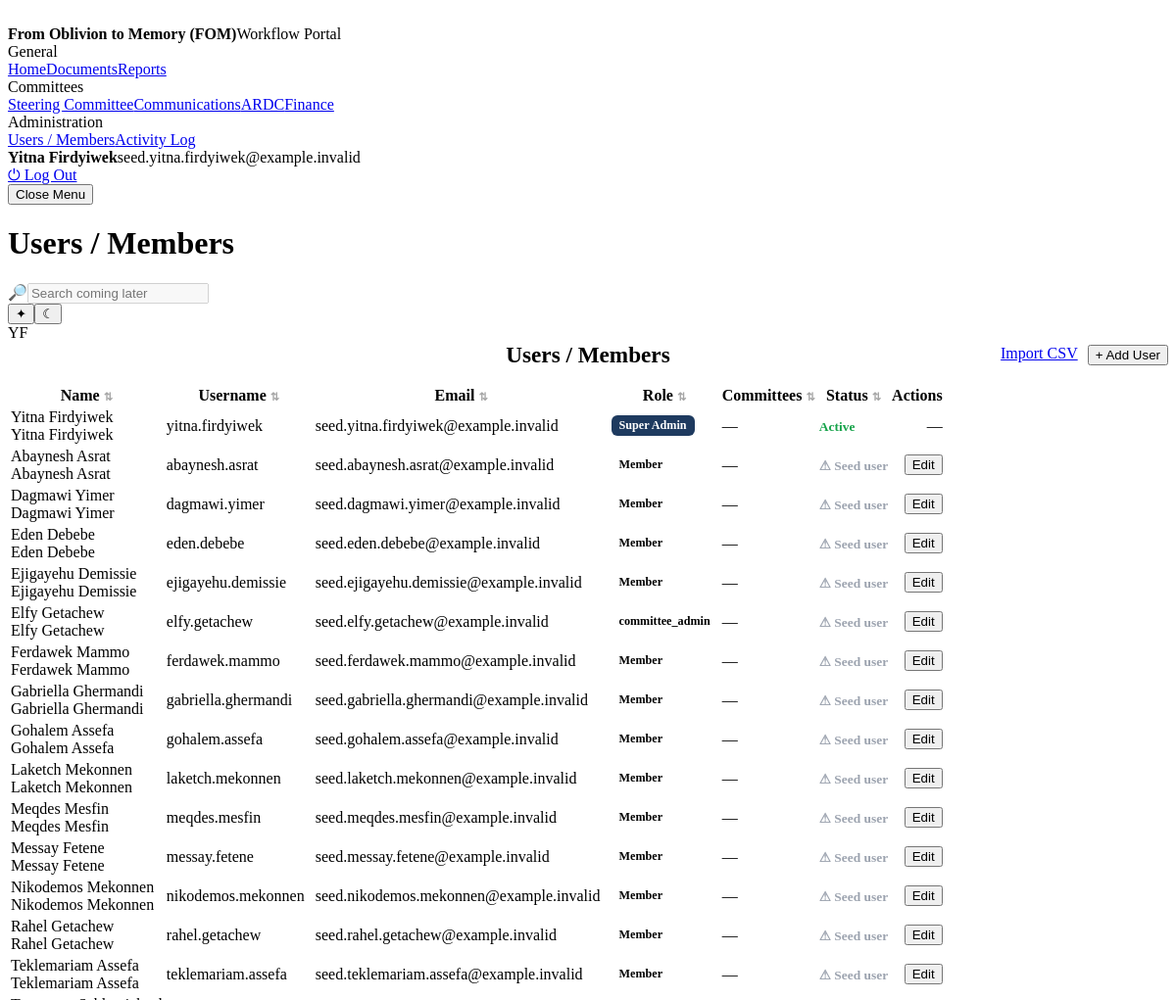
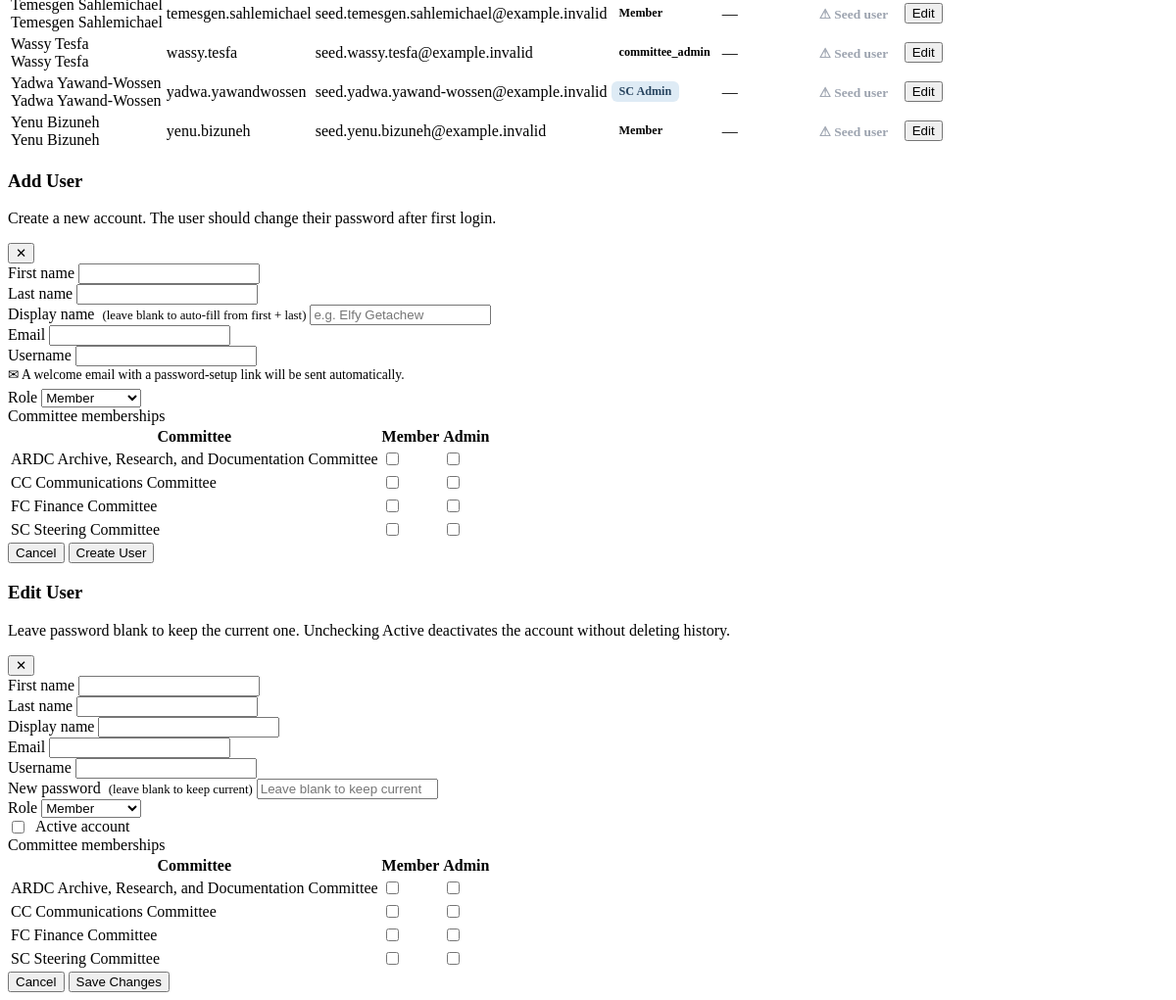
/users.php (signed in), run on the app's committed database (2 pictures, top to bottom).
### tables this page shows
CREATE TABLE IF NOT EXISTS users (
  id INT UNSIGNED AUTO_INCREMENT PRIMARY KEY,
  first_name VARCHAR(100) NOT NULL,
  last_name VARCHAR(100) NOT NULL,
  display_name VARCHAR(150) NOT NULL,
  email VARCHAR(190) NOT NULL UNIQUE,
  username VARCHAR(100) NOT NULL UNIQUE,
  password_hash VARCHAR(255) NOT NULL,
  role_level ENUM('superadmin','sc_admin','committee_admin','committee_member','read_only') NOT NULL DEFAULT 'committee_member',
  is_active TINYINT(1) NOT NULL DEFAULT 1,
  created_at DATETIME NOT NULL DEFAULT CURRENT_TIMESTAMP,
  updated_at DATETIME NOT NULL DEFAULT CURRENT_TIMESTAMP ON UPDATE CURRENT_TIMESTAMP,
  last_login_at DATETIME NULL
);

CREATE TABLE IF NOT EXISTS committees (
  id INT UNSIGNED AUTO_INCREMENT PRIMARY KEY,
  name VARCHAR(150) NOT NULL,
  short_code VARCHAR(20) NOT NULL UNIQUE,
  description TEXT NULL,
  is_active TINYINT(1) NOT NULL DEFAULT 1,
  created_at DATETIME NOT NULL DEFAULT CURRENT_TIMESTAMP,
  updated_at DATETIME NOT NULL DEFAULT CURRENT_TIMESTAMP ON UPDATE CURRENT_TIMESTAMP
);

### users.php (the view, shortened to what the rows shown need)
<?php
require_once __DIR__ . '/includes/bootstrap.php';
require_login();
require_once __DIR__ . '/includes/layout.php';
$pdo = db();
$users = $pdo->query('SELECT u.*,
        GROUP_CONCAT(c.short_code ORDER BY c.short_code SEPARATOR ", ") AS committee_codes,
        GROUP_CONCAT(CASE WHEN m.is_committee_admin = 1 THEN c.short_code END ORDER BY c.short_code SEPARATOR ", ") AS admin_codes
    FROM users u
    LEFT JOIN user_committee_memberships m ON m.user_id = u.id
    LEFT JOIN committees c ON c.id = m.committee_id
    GROUP BY u.id
    ORDER BY u.role_level = "superadmin" DESC, u.display_name ASC')->fetchAll();
$committees = $pdo->query('SELECT id, name, short_code FROM committees WHERE is_active = 1 ORDER BY name')->fetchAll();
$roleLabels = [
    'superadmin'      => 'Super Admin',
    'sc_admin'        => 'SC Admin',
    'sc_member'       => 'SC Member',
    'cc_admin'        => 'CC Admin',
    'fc_admin'        => 'FC Admin',
    'ardc_admin'      => 'ARDC Admin',
    'committee_member'=> 'Member',
    'read_only'       => 'Read Only',
];
render_header('Users / Members', '', 'users', null);
?>
<article class="card section">
  <div class="users-header">
    <h2 class="section-title" style="font-size:1.45rem;margin:0;text-align:center;white-space:nowrap;">Users / Members</h2>
  </div>
  <div class="table-wrap">
    <table>
      <thead>
        <tr>
          <th data-sort="name" class="sortable">Name <span class="sort-icon"></span></th>
          <th data-sort="username" class="sortable">Username <span class="sort-icon"></span></th>
          <th data-sort="email" class="sortable">Email <span class="sort-icon"></span></th>
          <th data-sort="role" class="sortable">Role <span class="sort-icon"></span></th>
          <th data-sort="committees" class="sortable">Committees <span class="sort-icon"></span></th>
          <th data-sort="status" class="sortable">Status <span class="sort-icon"></span></th>
          <th style="text-align:right;">Actions</th>
        </tr>
      </thead>
      <tbody>
        <?php foreach ($users as $u): ?>
          <tr class="<?= $u['is_active'] ? '' : 'inactive-row' ?>"
              data-name="<?= e(strtolower($u['display_name'])) ?>"
              data-username="<?= e(strtolower($u['username'])) ?>"
              data-email="<?= e(strtolower($u['email'])) ?>"
              data-role="<?= e($u['role_level']) ?>"
              data-committees="<?= e(strtolower($u['committee_codes'] ?? '')) ?>"
              data-status="<?= !$u['is_active'] ? 'inactive' : (($u['role_level'] === 'superadmin' || $u['last_login_at'] !== null) ? 'active' : (str_contains($u['email'], '.invalid') ? 'seed' : 'pending')) ?>">
            <td>
              <div class="assignment-title"><?= e($u['display_name']) ?></div>
              <div class="assignment-meta"><?= e(trim($u['first_name'] . ' ' . $u['last_name'])) ?></div>
            </td>
            <td><?= e($u['username']) ?></td>
            <td><?= e($u['email']) ?></td>
            <td><span class="user-role-badge <?= e($u['role_level']) ?>"><?= e($roleLabels[$u['role_level']] ?? $u['role_level']) ?></span></td>
            <td>
              <?php if ($u['committee_codes']): ?>
                <span style="font-size:.88rem;"><?= e($u['committee_codes']) ?></span>
                <?php if ($u['admin_codes']): ?>
                  <span class="assignment-meta">Admin: <?= e($u['admin_codes']) ?></span>
                <?php endif; ?>
              <?php else: ?>
                <span class="assignment-meta">—</span>
              <?php endif; ?>
            </td>
            <td>
              <?php if (!$u['is_active']): ?>
                <span style="color:#9ca3af;font-weight:700;font-size:.84rem;">Inactive</span>
              <?php elseif ($u['role_level'] === 'superadmin' || $u['last_login_at'] !== null): ?>
                <span style="color:var(--feedback-success-text,#16a34a);font-weight:700;font-size:.84rem;">Active</span>
              <?php elseif (str_contains($u['email'], '.invalid')): ?>
                <span style="color:#9ca3af;font-weight:700;font-size:.84rem;" title="Placeholder email — update before sending invite">⚠ Seed user</span>
              <?php else: ?>
                <span style="color:#c8960a;font-weight:700;font-size:.84rem;">⏳ Pending</span>
              <?php endif; ?>
            </td>
            <td style="text-align:right;">
              <?php if ($u['role_level'] !== 'superadmin'): ?>
                <div style="display:flex;gap:6px;justify-content:flex-end;align-items:center;">
                  <button class="mini-btn" type="button"
                          data-edit-user
                          data-user-id="<?= e((string) $u['id']) ?>">Edit</button>
                </div>
              <?php else: ?>
                <span class="assignment-meta">—</span>
              <?php endif; ?>
            </td>
          </tr>
        <?php endforeach; ?>
      </tbody>
    </table>
  </div>
</article>
<div class="modal-backdrop" id="add-user-modal" aria-hidden="true">
  <div class="modal-card modal-card--wide" role="dialog" aria-modal="true" aria-labelledby="add-user-title">
    <div class="modal-card__body">
      <form method="post" class="form-demo" id="add-user-form">
        <div class="field">
          <table class="committee-table">
            <thead>
              <tr>
                <th>Committee</th>
                <th class="col-center">Member</th>
                <th class="col-center">Admin</th>
              </tr>
            </thead>
            <tbody>
              <?php foreach ($committees as $c): ?>
              <tr>
                <td><span class="badge committee-badge <?= e(strtolower($c['short_code'])) ?>"><?= e($c['short_code']) ?></span> <?= e($c['name']) ?></td>
                <td class="col-center"><input type="checkbox" id="au-c-<?= e((string) $c['id']) ?>" name="committees[]" value="<?= e((string) $c['id']) ?>"/></td>
                <td class="col-center"><input type="checkbox" name="admin_of[]" value="<?= e((string) $c['id']) ?>"/></td>
              </tr>
              <?php endforeach; ?>
            </tbody>
          </table>
        </div>
      </form>
    </div>
  </div>
</div>
<div class="modal-backdrop" id="edit-user-modal" aria-hidden="true">
  <div class="modal-card modal-card--wide" role="dialog" aria-modal="true" aria-labelledby="edit-user-title">
    <div class="modal-card__body">
      <form method="post" class="form-demo" id="edit-user-form">
        <div class="field">
          <table class="committee-table" id="eu-committees">
            <thead>
              <tr>
                <th>Committee</th>
                <th class="col-center">Member</th>
                <th class="col-center">Admin</th>
              </tr>
            </thead>
            <tbody>
              <?php foreach ($committees as $c): ?>
              <tr>
                <td><span class="badge committee-badge <?= e(strtolower($c['short_code'])) ?>"><?= e($c['short_code']) ?></span> <?= e($c['name']) ?></td>
                <td class="col-center"><input type="checkbox" id="eu-c-<?= e((string) $c['id']) ?>" name="committees[]" value="<?= e((string) $c['id']) ?>"/></td>
                <td class="col-center"><input type="checkbox" name="admin_of[]" value="<?= e((string) $c['id']) ?>" id="eu-a-<?= e((string) $c['id']) ?>"/></td>
              </tr>
              <?php endforeach; ?>
            </tbody>
          </table>
        </div>
      </form>
    </div>
  </div>
</div>
<?php render_footer(); ?>

### includes/layout.php (shortened to what the rows shown need)
<?php
require_once __DIR__ . '/auth.php';
function render_header(string $title, string $subtitle, string $activeNav, ?array $primaryAction = null): void
{
    $user = current_user();
    echo '<!doctype html><html lang="en"><head><meta charset="utf-8"/><meta name="viewport" content="width=device-width, initial-scale=1"/>';
    echo '<link rel="stylesheet" href="' . e(base_url('assets/styles.css')) . '"/>';
    echo '</head><body>';
    echo '<div class="app">';
    echo '<aside class="sidebar">';
    $displayName = $user ? e(user_display_name()) : 'Guest';
    $userEmail   = $user ? e($user['email'] ?? '') : '';
    echo '<div class="sidebar-footer">';
    echo '<div class="sidebar-user"><strong>' . $displayName . '</strong>';
    if ($userEmail) echo '<span>' . $userEmail . '</span>';
    echo '</div>';
    echo '</div>';
    echo '</aside>';
    echo '<main class="main">';
    echo '<header class="header">';
    echo '<div class="header-center"><h1>' . e($title) . '</h1></div>';
    echo '</header>';
    echo '<div class="content">';
}
function render_footer(): void
{
    echo '</div></main></div>';
    echo '</body></html>';
}

### data on the page
users: display_name "Yitna Firdyiwek", email "seed.yitna.firdyiwek@example.invalid", first_name+last_name "Yitna Firdyiwek", username "yitna.firdyiwek", role_level "Super Admin", is_active "Active"
users: display_name "Abaynesh Asrat", first_name+last_name "Abaynesh Asrat", username "abaynesh.asrat", email "seed.abaynesh.asrat@example.invalid", role_level "Member", is_active "⚠ Seed user"
users: display_name "Dagmawi Yimer", first_name+last_name "Dagmawi Yimer", username "dagmawi.yimer", email "seed.dagmawi.yimer@example.invalid", role_level "Member", is_active "⚠ Seed user"
users: display_name "Eden Debebe", first_name+last_name "Eden Debebe", username "eden.debebe", email "seed.eden.debebe@example.invalid", role_level "Member", is_active "⚠ Seed user"
users: display_name "Ejigayehu Demissie", first_name+last_name "Ejigayehu Demissie", username "ejigayehu.demissie", email "seed.ejigayehu.demissie@example.invalid", role_level "Member", is_active "⚠ Seed user"
users: display_name "Elfy Getachew", first_name+last_name "Elfy Getachew", username "elfy.getachew", email "seed.elfy.getachew@example.invalid", role_level "committee_admin", is_active "⚠ Seed user"
users: display_name "Ferdawek Mammo", first_name+last_name "Ferdawek Mammo", username "ferdawek.mammo", email "seed.ferdawek.mammo@example.invalid", role_level "Member", is_active "⚠ Seed user"
users: display_name "Gabriella Ghermandi", first_name+last_name "Gabriella Ghermandi", username "gabriella.ghermandi", email "seed.gabriella.ghermandi@example.invalid", role_level "Member", is_active "⚠ Seed user"
users: display_name "Gohalem Assefa", first_name+last_name "Gohalem Assefa", username "gohalem.assefa", email "seed.gohalem.assefa@example.invalid", role_level "Member", is_active "⚠ Seed user"
users: display_name "Laketch Mekonnen", first_name+last_name "Laketch Mekonnen", username "laketch.mekonnen", email "seed.laketch.mekonnen@example.invalid", role_level "Member", is_active "⚠ Seed user"
users: display_name "Meqdes Mesfin", first_name+last_name "Meqdes Mesfin", username "meqdes.mesfin", email "seed.meqdes.mesfin@example.invalid", role_level "Member", is_active "⚠ Seed user"
users: display_name "Messay Fetene", first_name+last_name "Messay Fetene", username "messay.fetene", email "seed.messay.fetene@example.invalid", role_level "Member", is_active "⚠ Seed user"
users: display_name "Nikodemos Mekonnen", first_name+last_name "Nikodemos Mekonnen", username "nikodemos.mekonnen", email "seed.nikodemos.mekonnen@example.invalid", role_level "Member", is_active "⚠ Seed user"
users: display_name "Rahel Getachew", first_name+last_name "Rahel Getachew", username "rahel.getachew", email "seed.rahel.getachew@example.invalid", role_level "Member", is_active "⚠ Seed user"
users: display_name "Teklemariam Assefa", first_name+last_name "Teklemariam Assefa", username "teklemariam.assefa", email "seed.teklemariam.assefa@example.invalid", role_level "Member", is_active "⚠ Seed user"
users: display_name "Temesgen Sahlemichael", first_name+last_name "Temesgen Sahlemichael", username "temesgen.sahlemichael", email "seed.temesgen.sahlemichael@example.invalid", role_level "Member", is_active "⚠ Seed user"
users: display_name "Wassy Tesfa", first_name+last_name "Wassy Tesfa", username "wassy.tesfa", email "seed.wassy.tesfa@example.invalid", role_level "committee_admin", is_active "⚠ Seed user"
users: display_name "Yadwa Yawand-Wossen", first_name+last_name "Yadwa Yawand-Wossen", username "yadwa.yawandwossen", email "seed.yadwa.yawand-wossen@example.invalid", role_level "SC Admin", is_active "⚠ Seed user"
users: display_name "Yenu Bizuneh", first_name+last_name "Yenu Bizuneh", username "yenu.bizuneh", email "seed.yenu.bizuneh@example.invalid", role_level "Member", is_active "⚠ Seed user"
committees: short_code "ARDC", name "Archive, Research, and Documentation Committee"
committees: short_code "CC", name "Communications Committee"
committees: short_code "FC", name "Finance Committee"
committees: short_code "SC", name "Steering Committee"

### other printed values
APP_NAME "From Oblivion to Memory (FOM)"
APP_TAGLINE "Workflow Portal"
$label "Home Documents Reports Steering Committee Communications ARDC Finance Users / Members Activity Log"
$title "Users / Members"
$initials "YF"
